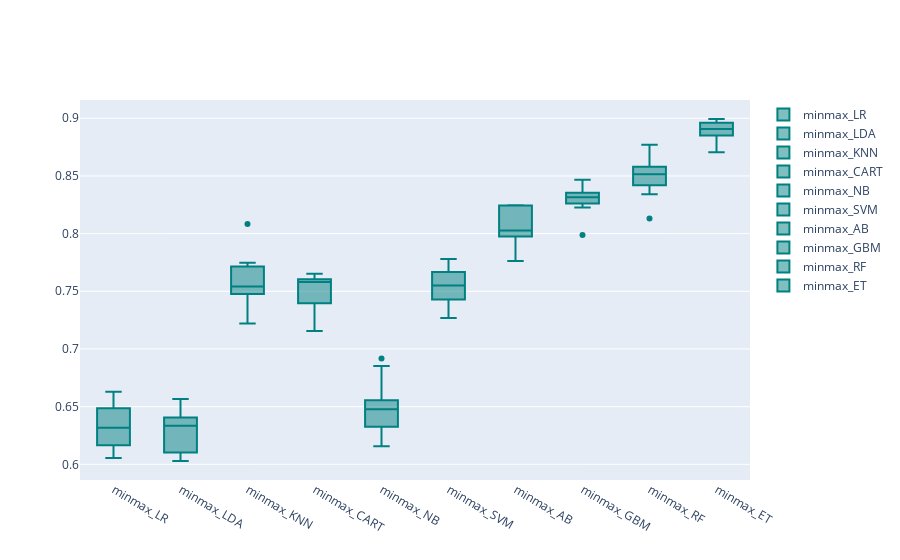

Notebook code for this chart:
### Markdown cell above
## 4.1.3 MinMax标准化方法(第一次模型校正后的accuracy)

### Code cell
models = GetScaledModel('minmax')
names,results = BasedLine2(X_train_smo, y_train_smo, models)
PlotBoxR().PlotResult(names, results)

### Figure 1 — Plotly figure (JSON) as saved in the notebook; plotly's stock layout.template omitted (floating-point values rounded to 4 significant figures)
{"data": [{"marker": {"color": "rgb(0, 128, 128)"}, "name": "minmax_LR", "type": "box", "y": [0.6411, 0.6077, 0.6054, 0.6486, 0.6406, 0.6629, 0.6166, 0.623, 0.6166, 0.6502]}, {"marker": {"color": "rgb(0, 128, 128)"}, "name": "minmax_LDA", "type": "box", "y": [0.6396, 0.6029, 0.607, 0.6406, 0.639, 0.6565, 0.6214, 0.6278, 0.6102, 0.6422]}, {"marker": {"color": "rgb(0, 128, 128)"}, "name": "minmax_KNN", "type": "box", "y": [0.7432, 0.7544, 0.7716, 0.754, 0.8083, 0.754, 0.722, 0.7652, 0.7476, 0.7748]}, {"marker": {"color": "rgb(0, 128, 128)"}, "name": "minmax_CART", "type": "box", "y": [0.764, 0.7352, 0.7396, 0.7572, 0.7604, 0.7588, 0.7604, 0.7652, 0.7492, 0.7157]}, {"marker": {"color": "rgb(0, 128, 128)"}, "name": "minmax_NB", "type": "box", "y": [0.6156, 0.6555, 0.6518, 0.655, 0.6853, 0.6326, 0.6374, 0.623, 0.6438, 0.6917]}, {"marker": {"color": "rgb(0, 128, 128)"}, "name": "minmax_SVM", "type": "box", "y": [0.7512, 0.7432, 0.7588, 0.7428, 0.7684, 0.778, 0.7604, 0.7364, 0.7268, 0.7668]}, {"marker": {"color": "rgb(0, 128, 128)"}, "name": "minmax_AB", "type": "box", "y": [0.7974, 0.8246, 0.8019, 0.7764, 0.8243, 0.8083, 0.7907, 0.8243, 0.7987, 0.8035]}, {"marker": {"color": "rgb(0, 128, 128)"}, "name": "minmax_GBM", "type": "box", "y": [0.8325, 0.8262, 0.8355, 0.7987, 0.8466, 0.8227, 0.8323, 0.8307, 0.8403, 0.8291]}, {"marker": {"color": "rgb(0, 128, 128)"}, "name": "minmax_RF", "type": "box", "y": [0.8341, 0.8581, 0.8482, 0.8131, 0.869, 0.8546, 0.8546, 0.877, 0.8482, 0.8419]}, {"marker": {"color": "rgb(0, 128, 128)"}, "name": "minmax_ET", "type": "box", "y": [0.8836, 0.8931, 0.8882, 0.8706, 0.8962, 0.8866, 0.8962, 0.8994, 0.885, 0.8962]}], "layout": {}}
